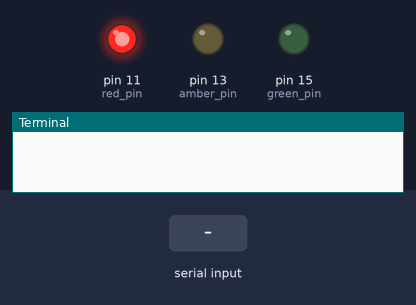
Recording of a program running on a simulated Raspberry Pi (header pin numbers). On the bench: output pins drawn as LEDs (lit = HIGH), the last lines printed to the terminal. The test bench sets the inputs (shaded band). At 7.5 s the program stops and its outputs stay as they are.

Above: at 1.2 s.
1.3 s: "1" typed at the terminal
At 4.1 s:
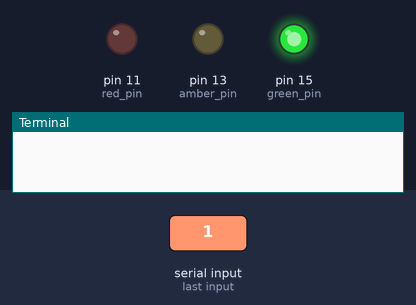
At 8.3 s:
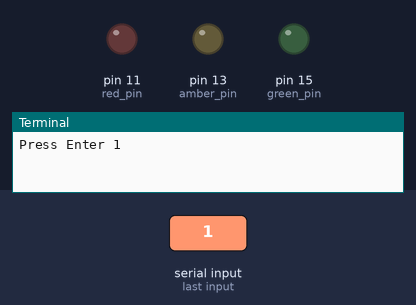
Timing chart, 0 to 9.0 s (numbered marks = the images above; inputs shaded):
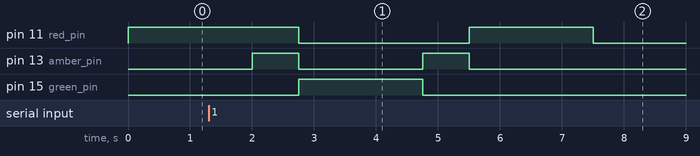

The program:

traffic_lights.py
```python
import RPi.GPIO as GPIO
import time

red_pin     = 11    # Pin Number, GPIO 17
amber_pin   = 13    # Pin Number, GPIO 27
green_pin   = 15    # Pin Number, GPIO 22

# Set up pins for output

GPIO.setmode(GPIO.BOARD)

GPIO.setup(red_pin, GPIO.OUT)
GPIO.setup(amber_pin, GPIO.OUT)
GPIO.setup(green_pin, GPIO.OUT)

def led_on(pin, delay = 0):
    GPIO.output(pin, GPIO.HIGH)
    if delay > 0:
        time.sleep(delay)

def led_off(pin, delay = 0):
    GPIO.output(pin, GPIO.LOW)
    if delay > 0:
        time.sleep(delay)

def stop():
    led_on(red_pin)
    led_off(amber_pin)
    led_off(green_pin)
    time.sleep(2)

def ready():
    led_on(amber_pin)
    time.sleep(0.75)

def go():
    led_off(red_pin)
    led_off(amber_pin)
    led_on(green_pin)
    time.sleep(2)

def prepare_to_stop():
    led_off(green_pin)
    led_on(amber_pin)
    time.sleep(0.75)

stop()
ready()
go()
prepare_to_stop()
stop()

raw_input("Press Enter ")

GPIO.cleanup()
```

Measured:
- by itself, pin 13 (amber_pin): alternates HIGH for 0.75 s and LOW for 2.0 s, 4 changes in all, then stays LOW
